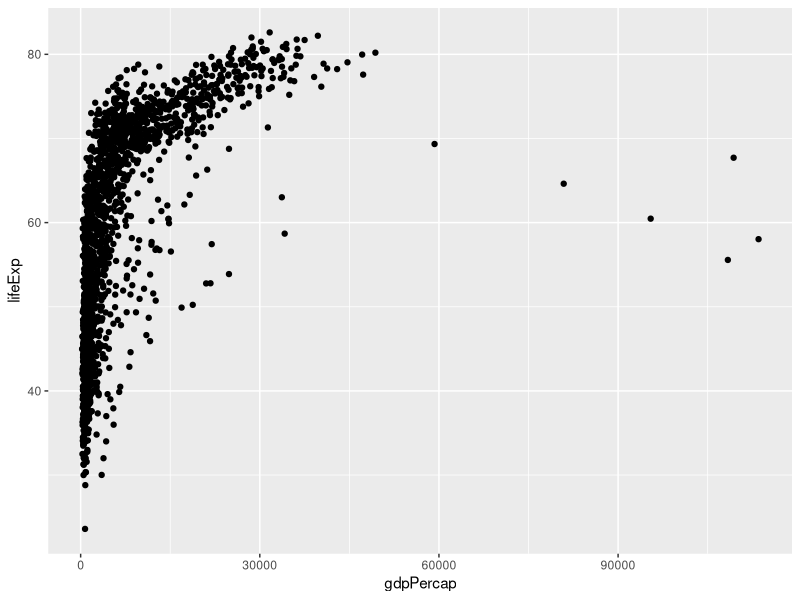
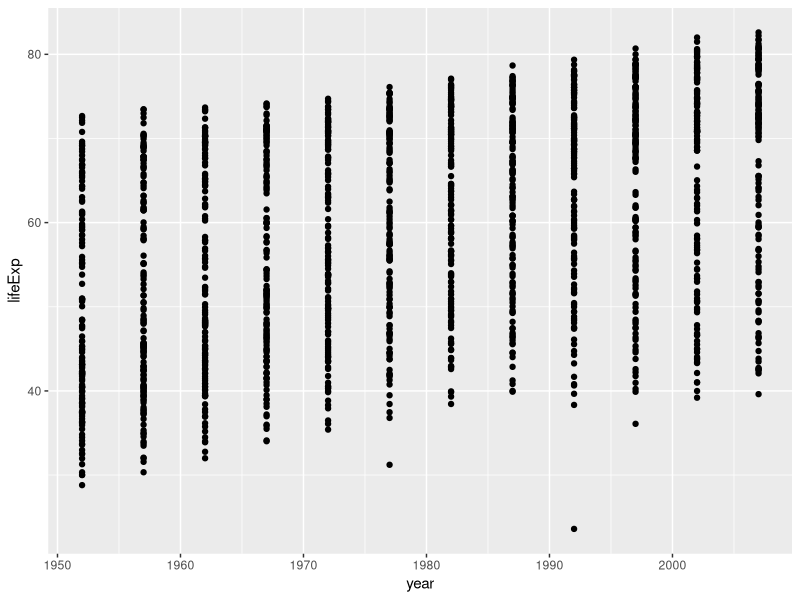
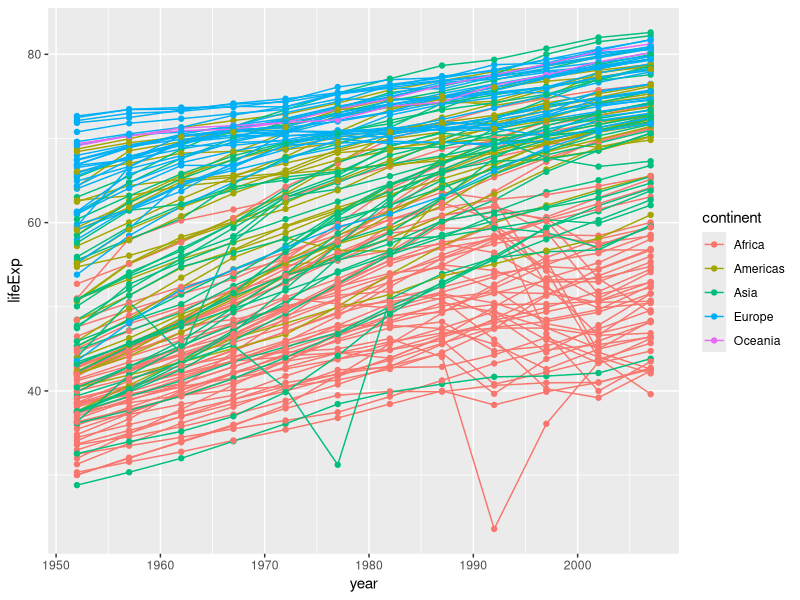
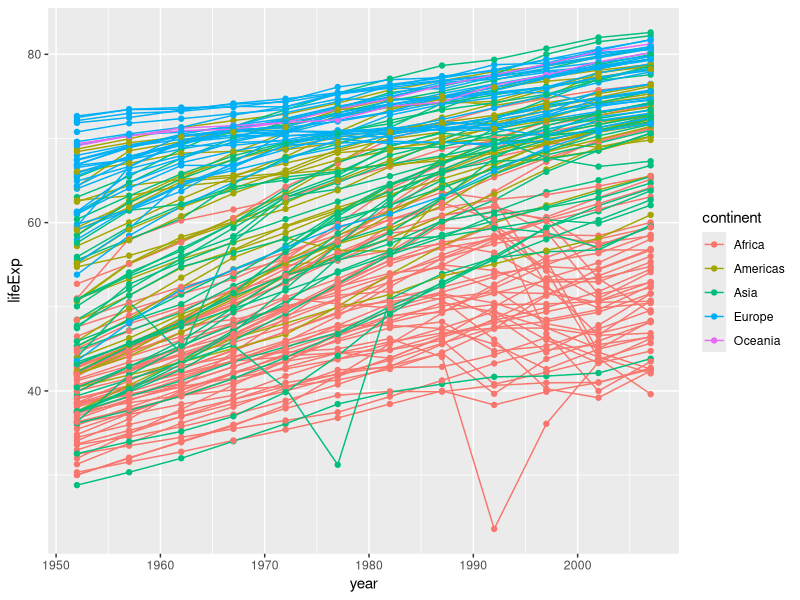
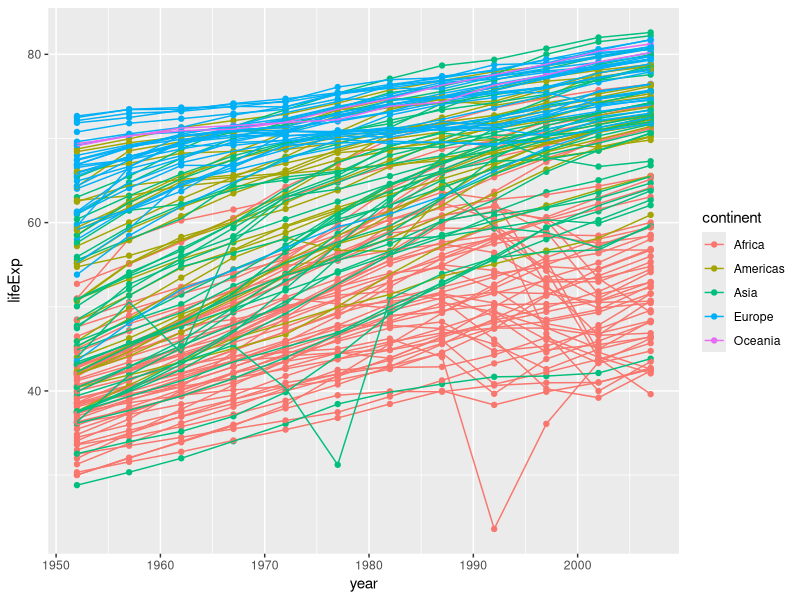
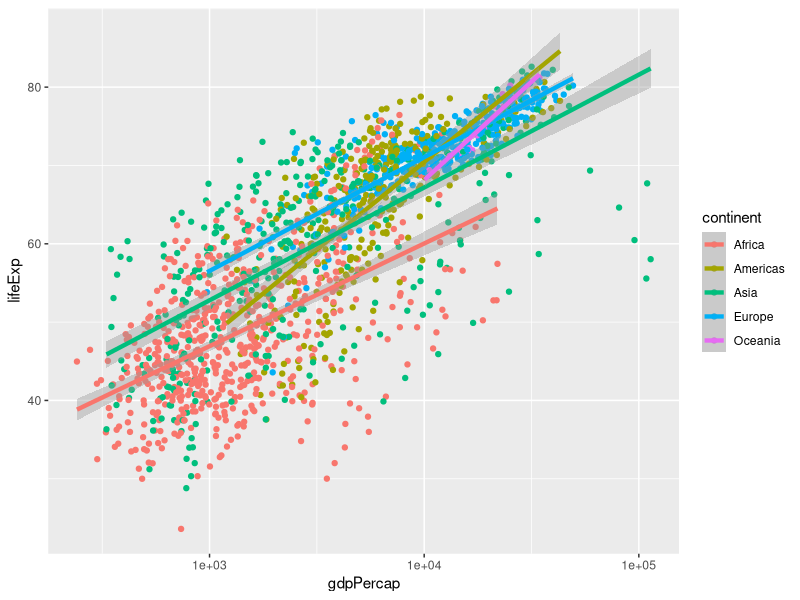
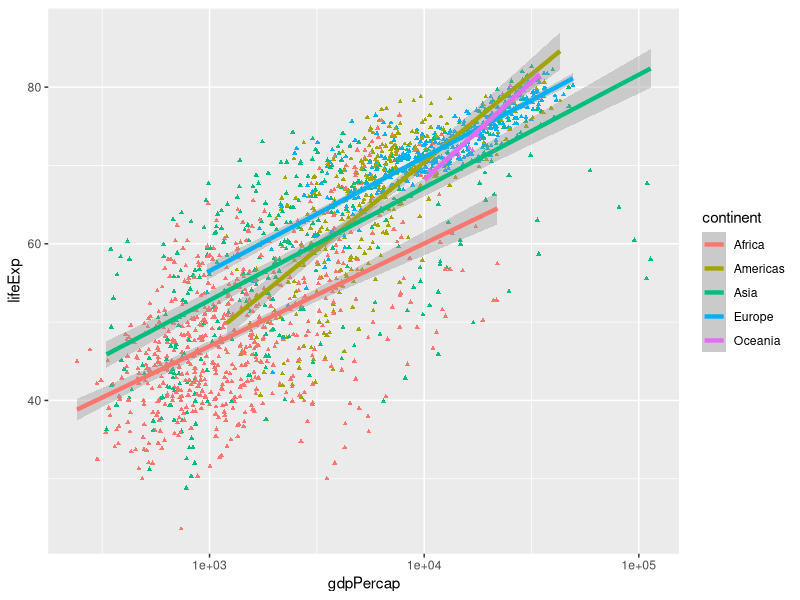
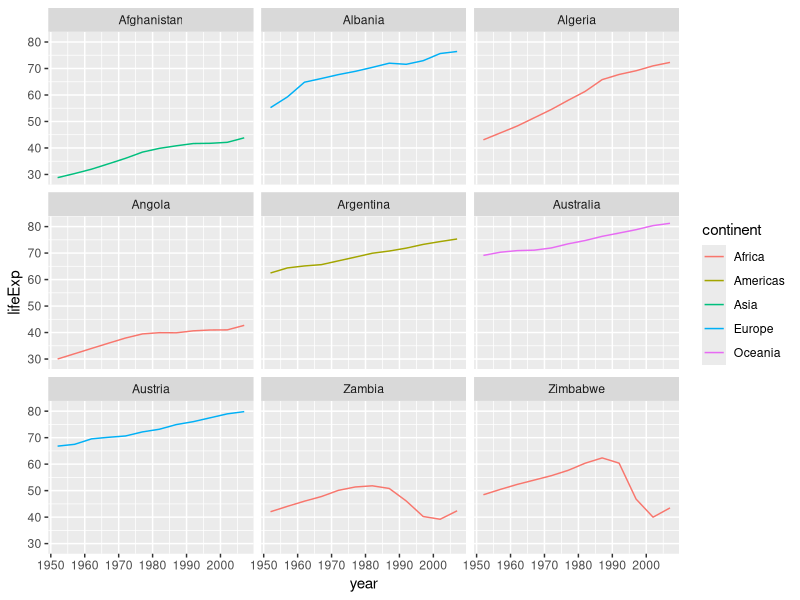

Write R code to recreate these figures, in order.
#set working directory
setwd("~/Desktop/SWC_fall2018")

#install ggplot2
install.packages("ggplot2")

#load dependencies
library(ggplot2)

#read our input data
gapminder <- read.table(file = "unix_shell/Data/gapminder.txt", header = TRUE)

#make first ggplot2
ggplot(data = gapminder, aes(x = gdpPercap, y = lifeExp)) + geom_point()

#challenge 1
ggplot(data = gapminder, aes(x = year, y = lifeExp)) + geom_point()

#lets change the color of our plots
ggplot(data = gapminder, aes(x = year, y = lifeExp, by = country, color = continent)) + geom_line(aes(color = continent )) + geom_point()

#chanllenge 2: reverse the order of the line/plot layers
ggplot(data = gapminder, aes(x = year, y = lifeExp, by = country, color = continent)) + geom_line(aes(color = continent )) + geom_point()

ggplot(data = gapminder, aes(x = year, y = lifeExp, by = country, color = continent)) + geom_point() + geom_line(aes(color = continent )) 

#statistics
ggplot(data = gapminder, aes(x = gdpPercap, y = lifeExp, color = continent)) + 
  geom_point() + scale_x_log10() + geom_smooth(method = "lm", size = 1.5)

#challenge: modify the size and color of the points of the previous example
ggplot(data = gapminder, aes(x = gdpPercap, y = lifeExp, color = continent)) + 
  geom_point(size = 1, shape = "triangle") + scale_x_log10() + geom_smooth(method = "lm", size = 1.5)

starts.with <- substr(x = gapminder$country, start = 1, stop = 1)
az.countries <- gapminder[starts.with %in% c("A", "Z"),]

ggplot(data = az.countries, aes(x = year, y = lifeExp, color = continent)) +
  geom_line() + facet_wrap(~ country)

#change text labels on the plots
ggplot(data = az.countries, aes(x = year, y = lifeExp, color = continent)) +
  geom_line() + facet_wrap(~country) +
  labs(x = "Year", y = "Life Expentancy", title = "Figure 1", color = "Continent") +
  theme(axis.text.x = element_blank(), axis.ticks.x = element_blank())

#Challenge 5: make density plot of GDP per capita, filled by continent
ggplot(data = gapminder, aes(x = gdpPercap, fill = continent)) + geom_density(alpha = 0.6) + scale_x_log10()
